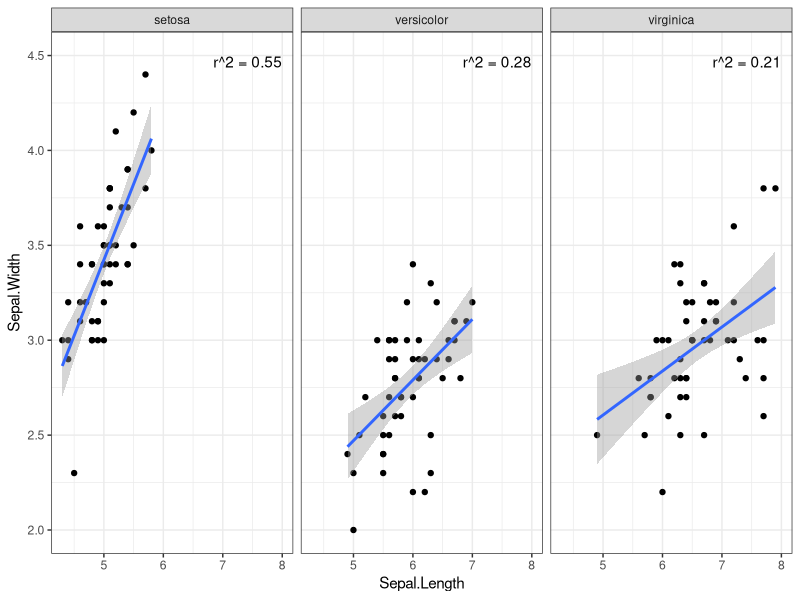
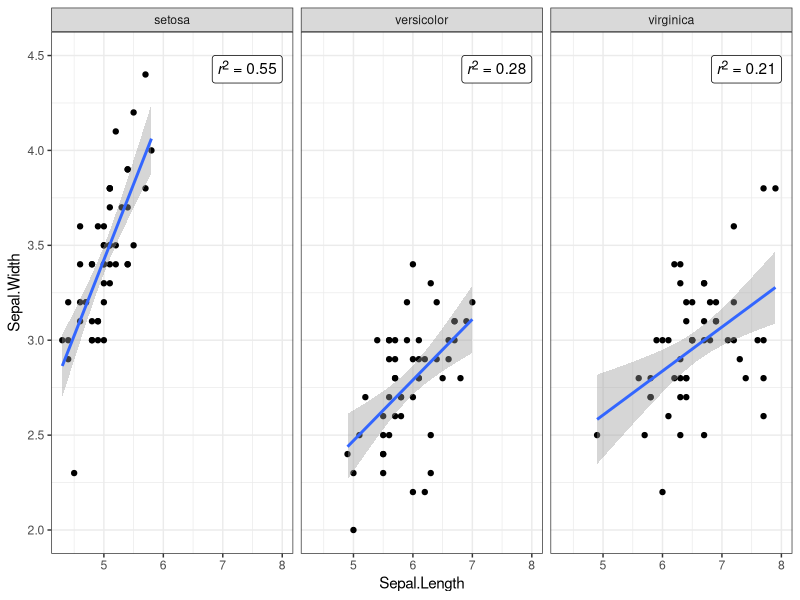
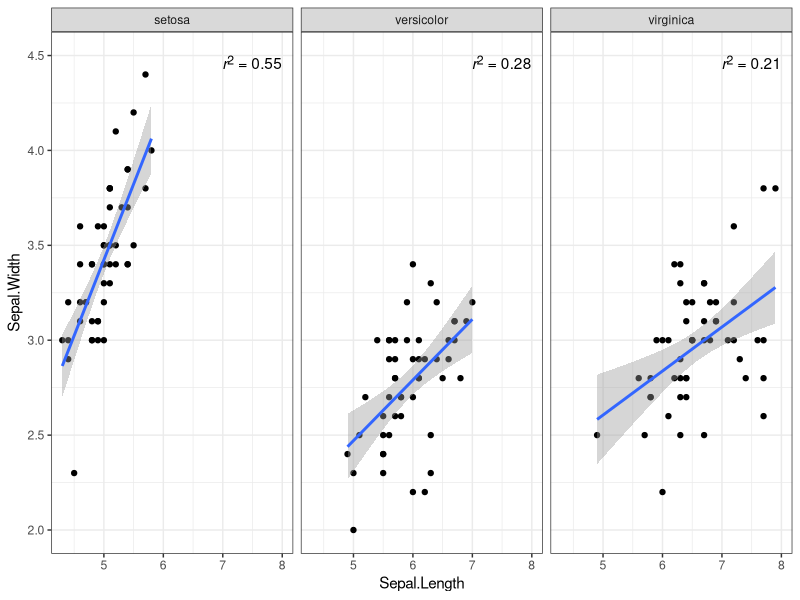
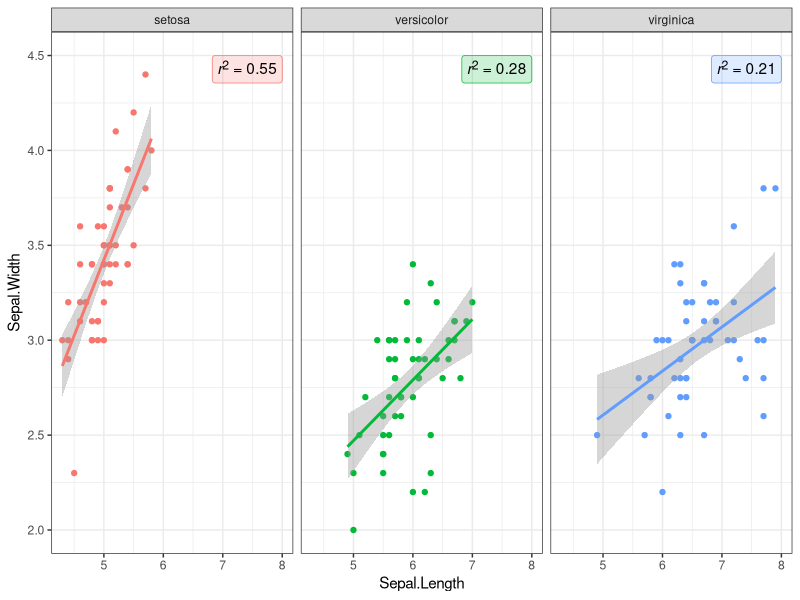
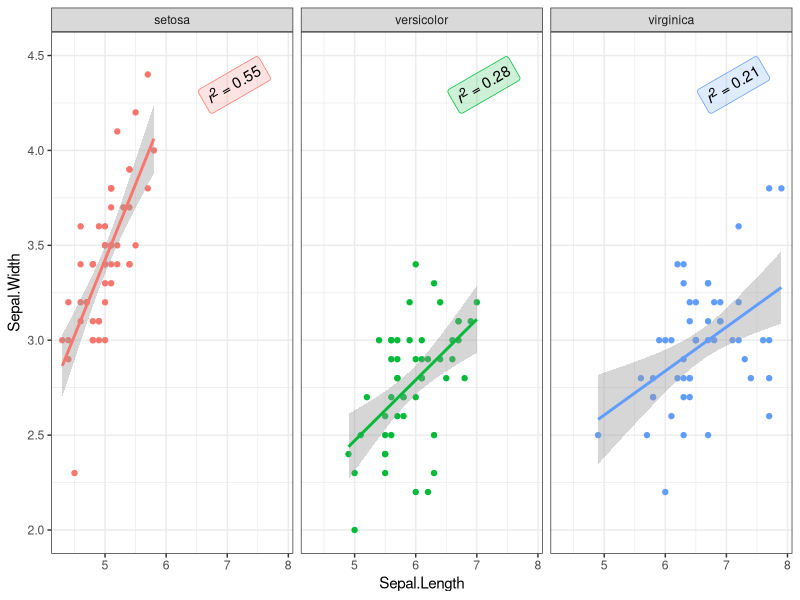
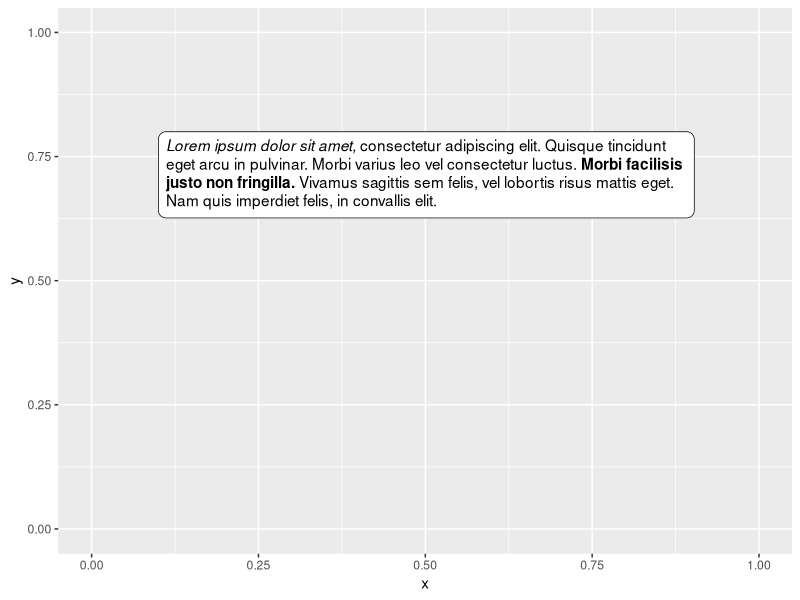
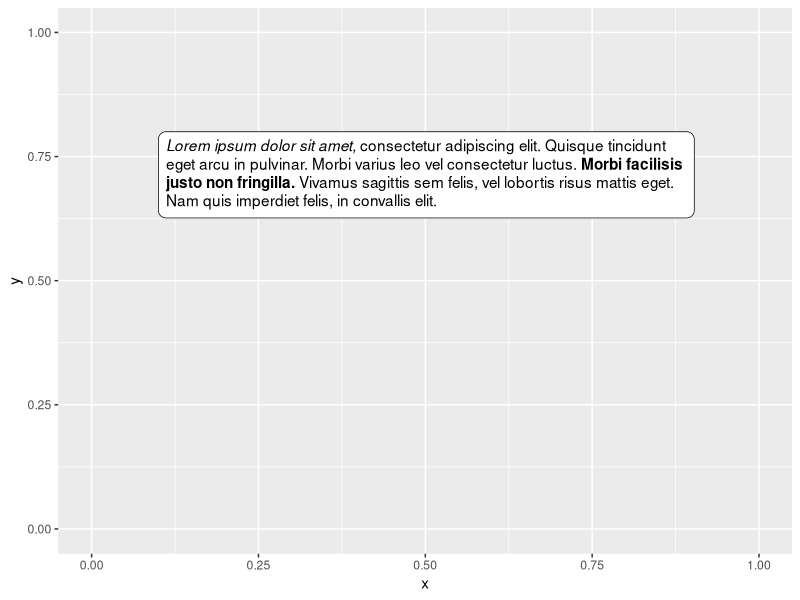
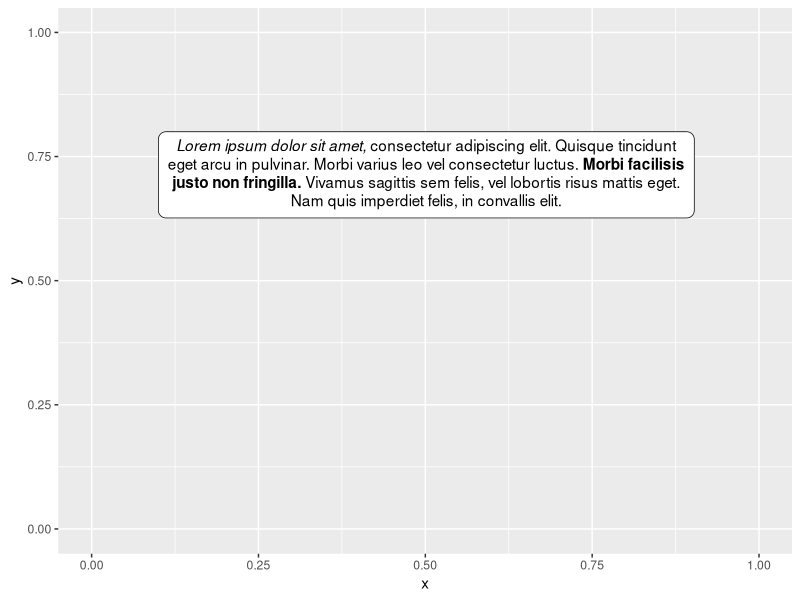

The R script that drew these images, in order:
## ---- include = FALSE---------------------------------------------------------
knitr::opts_chunk$set(
  collapse = TRUE,
  comment = "#>",
  fig.width = 4,
  fig.height = 3.75
)

## ----fig.width = 6, fig.height = 3, message = FALSE---------------------------
library(ggplot2)
library(dplyr)
library(glue)

iris_cor <- iris %>% 
  group_by(Species) %>%
  summarize(r_square = cor(Sepal.Length, Sepal.Width)^2) %>%
  mutate(
    # location of each text label in data coordinates
    Sepal.Length = 8, Sepal.Width = 4.5,
    # text label containing r^2 value 
    label = glue("r^2 = {round(r_square, 2)}")
  )

iris_cor

iris_facets <- ggplot(iris, aes(Sepal.Length, Sepal.Width)) +
  geom_point() + 
  geom_smooth(method = "lm", formula = y ~ x) +
  facet_wrap(~Species) +
  theme_bw()

iris_facets + 
  geom_text(
    data = iris_cor,
    aes(label = label),
    hjust = 1, vjust = 1
  )

## ----fig.width = 6, fig.height = 3, message = FALSE---------------------------
library(ggtext)

iris_cor_md <- iris_cor %>% 
  mutate(
    # markdown version of text label
    label = glue("*r*<sup>2</sup> = {round(r_square, 2)}")
  )

iris_cor_md

iris_facets + 
  geom_richtext(
    data = iris_cor_md,
    aes(label = label),
    hjust = 1, vjust = 1
  )

## ----fig.width = 6, fig.height = 3--------------------------------------------
iris_facets + 
  geom_richtext(
    data = iris_cor_md,
    aes(label = label),
    hjust = 1, vjust = 1,
    # remove label background and outline
    fill = NA, label.color = NA,
    # remove label padding, since we have removed the label outline
    label.padding = grid::unit(rep(0, 4), "pt") 
  )

## ----fig.width = 6, fig.height = 3--------------------------------------------
iris_facets + 
  aes(colour = Species) +
  geom_richtext(
    data = iris_cor_md,
    aes(
      label = label,
      fill = after_scale(alpha(colour, .2))
    ),
    text.colour = "black",
    hjust = 1, vjust = 1
  ) +
  theme(legend.position = "none")

## ----fig.width = 6, fig.height = 3--------------------------------------------
iris_facets + 
  aes(colour = Species) +
  geom_richtext(
    data = iris_cor_md,
    aes(
      x = 7.5,
      label = label,
      fill = after_scale(alpha(colour, .2))
    ),
    text.colour = "black",
    hjust = 1, vjust = 1,
    angle = 30
  ) +
  theme(legend.position = "none")

## ----fig.width = 6, fig.height = 3--------------------------------------------
df <- data.frame(
  x = 0.1,
  y = 0.8,
  label = "*Lorem ipsum dolor sit amet,* consectetur adipiscing
elit. Quisque tincidunt eget arcu in pulvinar. Morbi varius leo
vel consectetur luctus. **Morbi facilisis justo non fringilla.**
Vivamus sagittis sem felis, vel lobortis risus mattis eget. Nam
quis imperdiet felis, in convallis elit."
)

p <- ggplot() +
  geom_textbox(
    data = df,
    aes(x, y, label = label),
    width = grid::unit(0.73, "npc"), # 73% of plot panel width
    hjust = 0, vjust = 1
  ) +
  xlim(0, 1) + ylim(0, 1)

p

## ----fig.width = 4, fig.height = 4--------------------------------------------
p

## ----fig.width = 4, fig.height = 4--------------------------------------------
ggplot() +
  geom_textbox(
    data = df,
    aes(x, y, label = label),
    width = grid::unit(0.73, "npc"), # 73% of plot panel width
    hjust = 0, vjust = 1,
    halign = 0.5 # centered text
  ) +
  xlim(0, 1) + ylim(0, 1)

## -----------------------------------------------------------------------------
df <- data.frame(
  x = 0.5,
  y = 0.5,
  label = "The quick brown fox jumps over the lazy dog.",
  orientation = c("upright", "left-rotated", "inverted", "right-rotated")
)

ggplot() +
  geom_textbox(
    data = df,
    aes(x, y, label = label, orientation = orientation),
    width = grid::unit(1.5, "in"),
    height = grid::unit(1.5, "in"),
    box.margin = grid::unit(rep(0.25, 4), "in"),
    hjust = 0, vjust = 1
  ) +
  xlim(0, 1) + ylim(0, 1) +
  scale_discrete_identity(aesthetics = "orientation")


